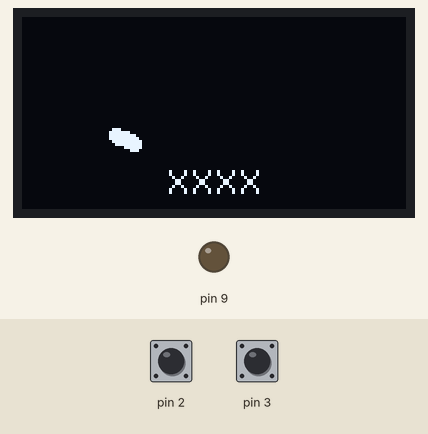
Bench run of a sketch on a simulated Arduino Uno, built with avr-gcc and run on an emulated ATmega328P. Parts: 128×64 one-colour display, output pins drawn as LEDs (lit = HIGH). The inputs (shaded band) are chosen by the test bench; at power-on: pin 3 HIGH, pin 2 HIGH. Random numbers use the default seed unless the sketch sets one; what the sketch prints to the serial monitor is not drawn.

Above: at 1.29 s.
1.3 s: pin 3 pulled LOW for 0.15 s
At 1.77 s:
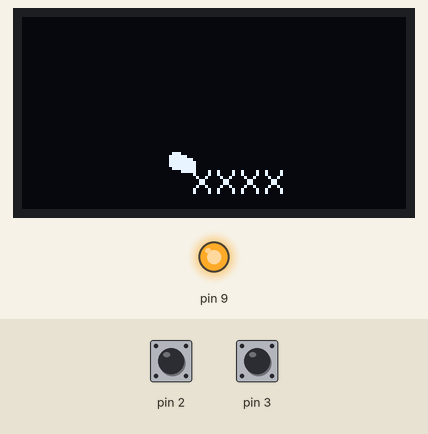
2.0 s: pin 2 pulled LOW for 0.15 s
2.7 s: pin 2 pulled LOW for 1 s
At 3.84 s:
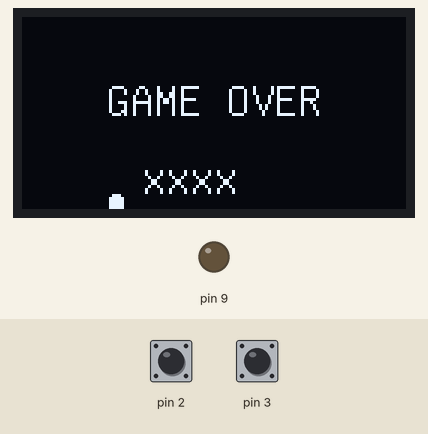
5.4 s: pin 3 pulled LOW for 1 s
At 5.48 s:
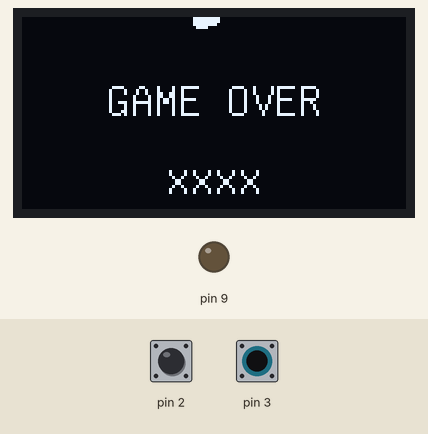
Timing chart, 0 to 8.0 s (numbered marks = the images above; inputs shaded):
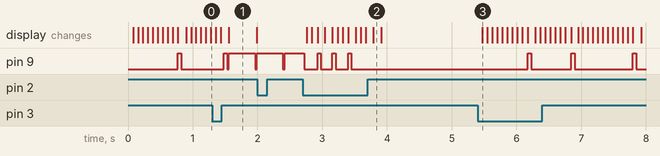

Measured:
- after the input at 5.4 s, pin 9: goes HIGH 0.05 s, LOW 0.62 s, HIGH 0.05 s, LOW 0.90 s, HIGH 0.05 s, then LOW, starting after 0.78 s; the display: changes after 0.07 s (image 3)
- by itself, pin 9: alternates HIGH for 0.05 s and LOW for 0.19 s, 7 changes in all, then stays LOW
- what the display in image 1 shows lasts 0.4 s, from 1.6 s to 2.0 s

The sketch:

pingpang-game.ino
```cpp
#include "U8glib.h"

#define WIDTH 128
#define HEIGHT 64
#define CHAR_WIDTH 8
#define CHAR_HEIGHT 16

U8GLIB_SSD1306_128X64 u8g(U8G_I2C_OPT_NONE|U8G_I2C_OPT_DEV_0);

int paddleSize = 3;
int paddleWidth = CHAR_WIDTH * paddleSize;
int ballRadius = 2;


bool gameOver;
int paddleX;
int paddleY;
double ballX;
double ballY;
double ballAccX;
double ballAccY;

void beep(){
    analogWrite(9, 1000);
    delay(50);
    analogWrite(9, 0);
}

bool hitTest()
{
    if (ballY >= paddleY && ballY <= paddleY + ballRadius * 2)
    {
        if (ballX >= paddleX && ballX < paddleX + paddleWidth)
        {
            ballAccY = -ballAccY;
            double pos = (ballX - (paddleX)) / paddleX;
            if (pos > 0.4 && pos < 0.6)
            {
                ballAccX = random(0, 8) / 10 - 0.4;
                ballAccY;
            }
            else if (pos <= 0.4)
            {
                ballAccX = ballAccX * (1 + random(0, 8) / 10);
                ballAccY *= 1.1;
            }
            else if (pos >= 0.6)
            {
                ballAccX = ballAccX * (1 + random(0, 8) / 10);
                ballAccY *= 1.1;
            }
            Serial.println(ballAccX);
            return true;
        }
    }
    return false;
}

double renderGameOver()
{
    u8g.setFont(u8g_font_unifont);
    u8g.setFontPosTop();
    u8g.drawStr((WIDTH - 9 * CHAR_WIDTH) / 2, 22, "GAME OVER");
}

void render(void)
{
    ballX += ballAccX;
    ballY += ballAccY;
    if (hitTest())
    {
        beep();
        return;
    }
    else if (ballY > HEIGHT - ballRadius)
    {
        // GAME OVER
        gameOver = true;
    }
    else if (ballY < 0)
    {
        // Hit ceiling
        ballY = 0;
        ballAccY = -ballAccY;
        ballAccX = ballAccX;
        beep();
    }

    if (ballX < 0)
    {
        ballX = 0;
        ballAccX = -ballAccX;
        beep();
    }
    else if (ballX > WIDTH - ballRadius)
    {
        ballX = WIDTH - ballRadius;
        ballAccX = -ballAccX;
        beep();
    }

    if (ballAccX > 1)
    {
        ballAccX = 0.5;
    }
    else if (ballAccX < -1)
    {
        ballAccX = -0.5;
    }

    u8g.drawStr(paddleX, paddleY, "xxxx");
    u8g.drawDisc(ballX, ballY, ballRadius);
}

void reset()
{
    paddleX = 6 * CHAR_WIDTH;
    paddleY = HEIGHT - CHAR_HEIGHT;
    ballX = WIDTH / 2;
    ballY = 0;
    ballAccX = random(0, 8) / 10 - 0.8;
    ballAccY = 0.33;
    gameOver = false;
}

void setup(void)
{
    Serial.begin(9600);
    Serial.println("Hello");

    // Setup display
    u8g.setColorIndex(1);
    u8g.setFont(u8g_font_unifont);
    u8g.setFontPosTop();

    // Setup left/right key
    pinMode(2, INPUT);
    digitalWrite(2, HIGH);
    pinMode(3, INPUT);
    digitalWrite(3, HIGH);
    attachInterrupt(digitalPinToInterrupt(2), []() {
        if (!gameOver)
        {
            paddleX = constrain(paddleX - CHAR_WIDTH, 0, WIDTH - paddleWidth);
        }
        else
        {
            reset();
        }
    }, FALLING);
    attachInterrupt(digitalPinToInterrupt(3), []() {
        if (!gameOver)
        {
            paddleX = constrain(paddleX + CHAR_WIDTH, 0, WIDTH - paddleWidth);
        }
        else
        {
            reset();
        }
    }, FALLING);

    // Reset variables
    reset();
}

void loop(void)
{
    u8g.firstPage();
    do
    {
        if (!gameOver)
        {
            render();
        }
        else
        {
            renderGameOver();
        }
    }
    while(u8g.nextPage());
}
```
